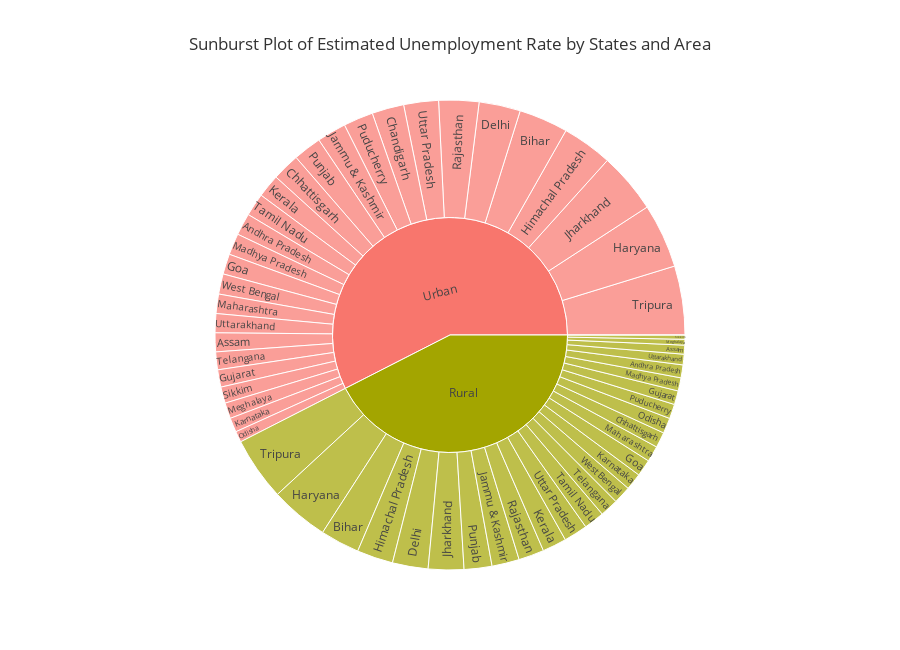

Write notebook code for a chart like this one.
### Code cell
# Sunburst chart showing unemployment rate in each area and state

fig = px.sunburst(df, path=['Area', 'States'], values='Est_Unemp_Rate',
                  title='Sunburst Plot of Estimated Unemployment Rate by States and Area',
                  height=650, template='ggplot2')
fig.show()

### Figure 1 — Plotly figure (JSON) as saved in the notebook; plotly's stock layout.template omitted (floating-point values rounded to 4 significant figures)
{"data": [{"branchvalues": "total", "domain": {"x": [0, 1], "y": [0, 1]}, "hovertemplate": "labels=%{label}<br>Est_Unemp_Rate=%{value}<br>parent=%{parent}<br>id=%{id}<extra></extra>", "ids": ["Rural/Andhra Pradesh", "Urban/Andhra Pradesh", "Rural/Assam", "Urban/Assam", "Rural/Bihar", "Urban/Bihar", "Rural/Chandigarh", "Urban/Chandigarh", "Rural/Chhattisgarh", "Urban/Chhattisgarh", "Rural/Delhi", "Urban/Delhi", "Rural/Goa", "Urban/Goa", "Rural/Gujarat", "Urban/Gujarat", "Rural/Haryana", "Urban/Haryana", "Rural/Himachal Pradesh", "Urban/Himachal Pradesh", "Rural/Jammu & Kashmir", "Urban/Jammu & Kashmir", "Rural/Jharkhand", "Urban/Jharkhand", "Rural/Karnataka", "Urban/Karnataka", "Rural/Kerala", "Urban/Kerala", "Rural/Madhya Pradesh", "Urban/Madhya Pradesh", "Rural/Maharashtra", "Urban/Maharashtra", "Rural/Meghalaya", "Urban/Meghalaya", "Rural/Odisha", "Urban/Odisha", "Rural/Puducherry", "Urban/Puducherry", "Rural/Punjab", "Urban/Punjab", "Rural/Rajasthan", "Urban/Rajasthan", "Rural/Sikkim", "Urban/Sikkim", "Rural/Tamil Nadu", "Urban/Tamil Nadu", "Rural/Telangana", "Urban/Telangana", "Rural/Tripura", "Urban/Tripura", "Rural/Uttar Pradesh", "Urban/Uttar Pradesh", "Rural/Uttarakhand", "Urban/Uttarakhand", "Rural/West Bengal", "Urban/West Bengal", "Rural", "Urban"], "labels": ["Andhra Pradesh", "Andhra Pradesh", "Assam", "Assam", "Bihar", "Bihar", "Chandigarh", "Chandigarh", "Chhattisgarh", "Chhattisgarh", "Delhi", "Delhi", "Goa", "Goa", "Gujarat", "Gujarat", "Haryana", "Haryana", "Himachal Pradesh", "Himachal Pradesh", "Jammu & Kashmir", "Jammu & Kashmir", "Jharkhand", "Jharkhand", "Karnataka", "Karnataka", "Kerala", "Kerala", "Madhya Pradesh", "Madhya Pradesh", "Maharashtra", "Maharashtra", "Meghalaya", "Meghalaya", "Odisha", "Odisha", "Puducherry", "Puducherry", "Punjab", "Punjab", "Rajasthan", "Rajasthan", "Sikkim", "Sikkim", "Tamil Nadu", "Tamil Nadu", "Telangana", "Telangana", "Tripura", "Tripura", "Uttar Pradesh", "Uttar Pradesh", "Uttarakhand", "Uttarakhand", "West Bengal", "West Bengal", "Rural", "Urban"], "name": "", "parents": ["Rural", "Urban", "Rural", "Urban", "Rural", "Urban", "Rural", "Urban", "Rural", "Urban", "Rural", "Urban", "Rural", "Urban", "Rural", "Urban", "Rural", "Urban", "Rural", "Urban", "Rural", "Urban", "Rural", "Urban", "Rural", "Urban", "Rural", "Urban", "Rural", "Urban", "Rural", "Urban", "Rural", "Urban", "Rural", "Urban", "Rural", "Urban", "Rural", "Urban", "Rural", "Urban", "Rural", "Urban", "Rural", "Urban", "Rural", "Urban", "Rural", "Urban", "Rural", "Urban", "Rural", "Urban", "Rural", "Urban", "", ""], "type": "sunburst", "values": [77.37, 132.0, 53.89, 113.2, 234.8, 294.9, 0, 191.9, 92.8, 165.9, 213.6, 248.2, 100.7, 121.9, 82.84, 103.8, 350.2, 385.8, 217.1, 302.1, 164.5, 175.5, 213.1, 363.3, 101.1, 85.79, 144.8, 138.7, 79.15, 128.2, 95.34, 116.3, 34.65, 94.92, 92.58, 65.84, 87.16, 178.4, 166.9, 169.9, 153.0, 240.7, 25.4, 97.84, 122.9, 137.1, 110.1, 106.6, 380.3, 413.5, 142.9, 208.5, 63.47, 114.3, 106.0, 121.5, 3707.0, 5016.0]}], "layout": {"height": 650, "legend": {"tracegroupgap": 0}, "title": {"text": "Sunburst Plot of Estimated Unemployment Rate by States and Area"}}}
